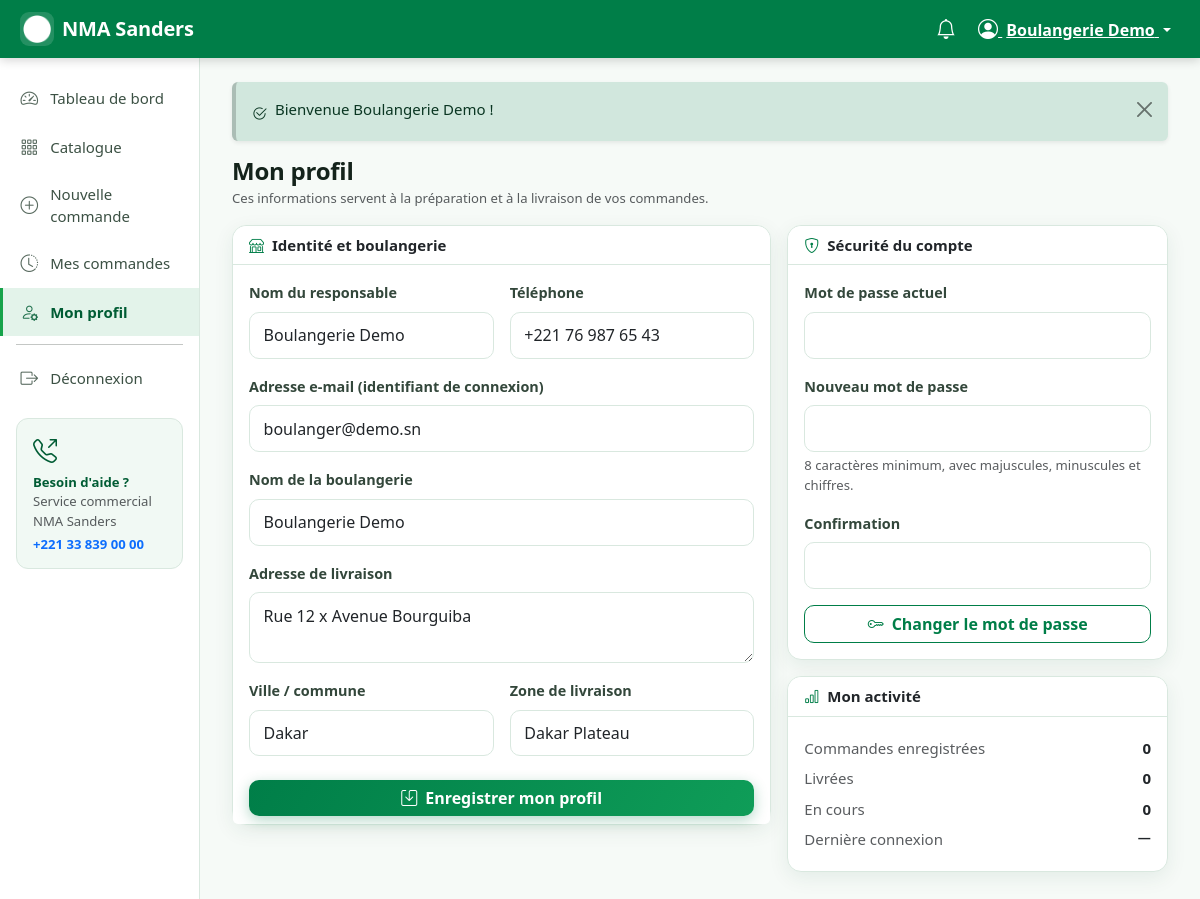
The page /index.php?r=boulanger/profil (signed in) on the database its author committed.
### tables this page shows
CREATE TABLE boulanger (
    id                  INT UNSIGNED AUTO_INCREMENT PRIMARY KEY,
    utilisateur_id      INT UNSIGNED        NOT NULL UNIQUE,
    nom_boulangerie     VARCHAR(190)        NOT NULL,
    adresse             VARCHAR(255)        NOT NULL,
    ville               VARCHAR(100)        NOT NULL DEFAULT 'Dakar',
    zone_livraison      VARCHAR(100)        DEFAULT NULL,
    cree_le             DATETIME            NOT NULL DEFAULT CURRENT_TIMESTAMP,
    CONSTRAINT fk_boulanger_user FOREIGN KEY (utilisateur_id)
        REFERENCES utilisateur(id) ON DELETE CASCADE
);

CREATE TABLE utilisateur (
    id                  INT UNSIGNED AUTO_INCREMENT PRIMARY KEY,
    nom                 VARCHAR(150)        NOT NULL,
    email               VARCHAR(190)        NOT NULL UNIQUE,
    telephone           VARCHAR(30)         DEFAULT NULL,
    mot_de_passe        VARCHAR(255)        NOT NULL,            
    role                ENUM('boulanger','gestionnaire','administrateur') NOT NULL DEFAULT 'boulanger',
    actif               TINYINT(1)          NOT NULL DEFAULT 0,  
    double_verification TINYINT(1)          NOT NULL DEFAULT 0,  
    code_securite       VARCHAR(255)        DEFAULT NULL,        
    tentatives_connexion TINYINT UNSIGNED   NOT NULL DEFAULT 0,
    bloque_jusqua       DATETIME            DEFAULT NULL,
    reset_token         VARCHAR(64)         DEFAULT NULL,
    reset_expire_le     DATETIME            DEFAULT NULL,
    derniere_connexion  DATETIME            DEFAULT NULL,
    cree_le             DATETIME            NOT NULL DEFAULT CURRENT_TIMESTAMP,
    maj_le              DATETIME            NOT NULL DEFAULT CURRENT_TIMESTAMP ON UPDATE CURRENT_TIMESTAMP,
    INDEX idx_user_role (role, actif)
);

### app/views/boulanger/profil.php (the view, shortened to what the rows shown need)
<h1 class="h4 fw-bold mb-1">Mon profil</h1>
<div class="row g-3">
    <div class="col-12 col-lg-7">
        <form method="post" action="<?= e(url('boulanger/profil')) ?>" class="card">
            <div class="card-body">
                <div class="row g-3">
                    <div class="col-12 col-md-6">
                        <label class="form-label" for="nom">Nom du responsable</label>
                        <input type="text" class="form-control" id="nom" name="nom" required maxlength="150"
                               value="<?= e($utilisateur['nom']) ?>">
                    </div>
                    <div class="col-12 col-md-6">
                        <label class="form-label" for="telephone">Téléphone</label>
                        <input type="tel" class="form-control" id="telephone" name="telephone" maxlength="30"
                               inputmode="tel" value="<?= e($utilisateur['telephone'] ?? '') ?>">
                    </div>
                    <div class="col-12">
                        <label class="form-label" for="email">Adresse e-mail (identifiant de connexion)</label>
                        <input type="email" class="form-control" id="email" name="email" required
                               value="<?= e($utilisateur['email']) ?>">
                    </div>
                    <div class="col-12">
                        <label class="form-label" for="nom_boulangerie">Nom de la boulangerie</label>
                        <input type="text" class="form-control" id="nom_boulangerie" name="nom_boulangerie" required
                               maxlength="190" value="<?= e($fiche['nom_boulangerie'] ?? '') ?>">
                    </div>
                    <div class="col-12">
                        <label class="form-label" for="adresse">Adresse de livraison</label>
                        <textarea class="form-control" id="adresse" name="adresse" rows="2" required
                                  maxlength="255"><?= e($fiche['adresse'] ?? '') ?></textarea>
                    </div>
                    <div class="col-12 col-md-6">
                        <label class="form-label" for="ville">Ville / commune</label>
                        <input type="text" class="form-control" id="ville" name="ville" maxlength="100"
                               value="<?= e($fiche['ville'] ?? 'Dakar') ?>">
                    </div>
                    <div class="col-12 col-md-6">
                        <label class="form-label" for="zone_livraison">Zone de livraison</label>
                        <input type="text" class="form-control" id="zone_livraison" name="zone_livraison" maxlength="100"
                               value="<?= e($fiche['zone_livraison'] ?? '') ?>" placeholder="Ex. Dakar Plateau">
                    </div>
                </div>
            </div>
        </form>
    </div>
    <div class="col-12 col-lg-5">
        <div class="card">
            <div class="card-body">
                <div class="d-flex justify-content-between py-1"><span class="text-muted">Dernière connexion</span><strong class="text-small"><?= e(datetime_fr($utilisateur['derniere_connexion'])) ?></strong></div>
            </div>
        </div>
    </div>
</div>

### app/views/layouts/app.php (shortened to what the rows shown need)
<?php
$role        = $utilisateur['role'] ?? 'boulanger';
?>
<!doctype html>
<html lang="fr">
<head>
    <link href="https://cdn.jsdelivr.net/npm/bootstrap@5.3.3/dist/css/bootstrap.min.css" rel="stylesheet"
>
    <link href="https://cdn.jsdelivr.net/npm/bootstrap-icons@1.11.3/font/bootstrap-icons.min.css" rel="stylesheet">
    <link href="<?= e(asset('assets/css/app.css')) ?>" rel="stylesheet">
</head>
<body class="nma-app role-<?= e($role) ?>">
<nav class="navbar nma-navbar sticky-top">
    <div class="container-fluid">
        <div class="d-flex align-items-center gap-1 ms-auto">
            <div class="dropdown">
                <button class="btn btn-link text-white dropdown-toggle px-2" type="button" data-bs-toggle="dropdown"
                        aria-expanded="false">
                    <i class="bi bi-person-circle fs-5"></i>
                    <span class="d-none d-md-inline ms-1"><?= e(mb_substr((string) $utilisateur['nom'], 0, 18)) ?></span>
                </button>
            </div>
        </div>
    </div>
</nav>
<div class="container-fluid">
    <div class="row">
        <main class="col-lg-10 nma-content pb-5">
            <?= $contenu ?>
        </main>
    </div>
</div>
</body>
</html>

### rows shown on the page
boulanger: utilisateur.nom "Boulangerie Demo", nom "Boulangerie Demo", telephone "+221 76 987 65 43", email "boulanger@demo.sn", nom_boulangerie "Boulangerie Demo", adresse "Rue 12 x Avenue Bourguiba", ville "Dakar", zone_livraison "Dakar Plateau", utilisateur.derniere_connexion "—"

### other values the page prints
APP_NAME "NMA Sanders"
$libelle "Tableau de bord"
$libelle "Catalogue"
$libelle "Nouvelle commande"
$libelle "Mes commandes"
$libelle "Mon profil"
$msg['message'] "Bienvenue Boulangerie Demo !"
array_sum($commandes) "0"
$commandes['livree'] "0"
